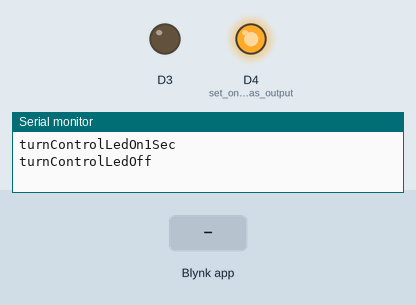
This sketch was run on a simulated ESP8266 (Wemos D1 mini). Parts: output pins drawn as LEDs (lit = HIGH), the last lines printed to the serial monitor. The test bench sets the inputs (shaded band). WiFi joins after 1.5 s; servers stay silent unless stated; network time is answered at once with the bench clock; the local clock reads 2024-03-15 10:24:30 at power-on unless the sketch sets it.

Above: at 3.1 s.
3.2 s: Blynk app writes 1 to V7
At 4.0 s:
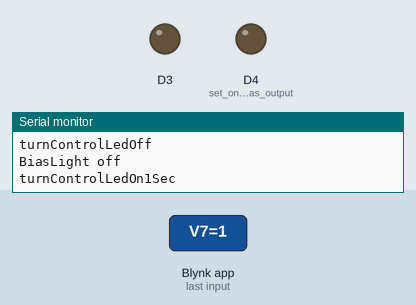
4.7 s: Blynk app writes 1 to V1
At 7.6 s:
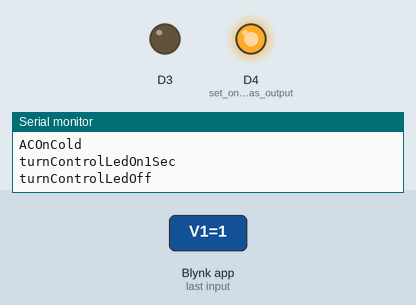
7.7 s: Blynk app writes 1 to V5
At 9.5 s:
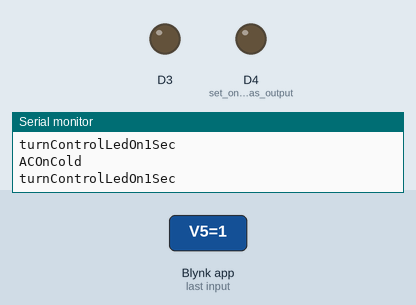
Timing chart, 0 to 11.3 s (numbered marks = the images above; inputs shaded):
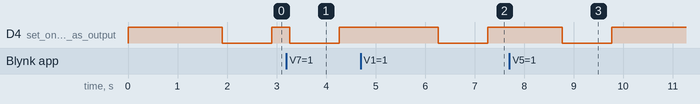

Measured:
- after the input at 3.2 s, D4 (set_onboard_LED_as_output): HIGH → LOW after 0.07 s, → HIGH 1.0 s later
- after the input at 4.7 s, D4 (set_onboard_LED_as_output): HIGH → LOW after 1.6 s, → HIGH 1.0 s later
- after the input at 7.7 s, D4 (set_onboard_LED_as_output): HIGH → LOW after 1.1 s, → HIGH 1.0 s later

The sketch:

BlynkWifiIRRemote.ino
```cpp
char auth[] = "";
char ssid[] = "";
char pass[] = "";
/*************************************************************
  Download latest Blynk library here:
    https://github.com/blynkkk/blynk-library/releases/latest

  Blynk is a platform with iOS and Android apps to control
  Arduino, Raspberry Pi and the likes over the Internet.
  You can easily build graphic interfaces for all your
  projects by simply dragging and dropping widgets.

    Downloads, docs, tutorials: http://www.blynk.cc
    Sketch generator:           http://examples.blynk.cc
    Blynk community:            http://community.blynk.cc
    Follow us:                  http://www.fb.com/blynkapp
                                http://twitter.com/blynk_app

  Blynk library is licensed under MIT license
 *************************************************************
  */

/* Comment this out to disable prints and save space */
#define BLYNK_PRINT Serial
//#define BLYNK_DEBUG
#define BLYNK_NO_BUILTIN   // Disable built-in analog & digital pin operations
#define BLYNK_NO_FLOAT     // Disable float operations
#define TIMEZONE_OFFSET 2

#include <IRremoteESP8266.h>
#include <IRsend.h>
#include <ESP8266WiFi.h>
#include <BlynkSimpleEsp8266.h> // don't use SSL on the wemos D1 mini since it's too weak
#include <NTPClient.h>
#include <WiFiUdp.h>
extern "C" {
  #include "user_interface.h"
}

WiFiUDP ntpUDP;
NTPClient timeClient(ntpUDP); // to get the real time
BlynkTimer timer;

IRsend irsend(D3);
int khz = 38;
uint16_t ACOnColdCode[] = {8936,4440,704,1576,716,480,656,536,660,1624,656,1624,656,1628,652,540,660,536,656,1624,660,1624,656,540,652,540,660,536,656,536,656,540,652,540,652,544,660,536,656,536,656,540,652,1628,652,1632,660,1620,660,536,656,536,656,540,652,544,660,532,656,1628,652,540,652,1632,652,540,660,536,656,1624,656,540,652,19836,656,536,656,540,652,540,652,544,660,532,688,508,684,508,684,512,680,516,688,504,688,508,684,508,684,512,680,1600,660,536,688,504,688,512,680,512,680,512,688,508,684,508,684,512,680,520,684,504,688,504,688,508,684,512,680,512,692,504,688,504,688,508,684,1596,684};
uint16_t ACOffCode[] = {8964,4412,660,1624,656,536,656,540,656,540,648,1632,660,1624,660,532,660,536,688,1592,688,1596,652,540,684,512,680,516,688,504,688,508,684,508,684,512,680,512,684,512,688,508,688,504,688,1596,684,1596,684,512,680,512,692,504,688,504,688,508,684,1596,688,508,684,1600,680,512,680,516,688,1592,688,508,684,19800,688,508,684,512,680,512,680,516,688,504,688,508,684,508,684,512,680,512,680,516,676,516,688,508,684,512,680,1600,684,512,680,512,688,508,684,508,688,508,684,508,684,512,680,516,688,504,688,508,684,508,684,512,680,516,688,504,688,508,684,508,684,512,680,512,680};
uint16_t ACOnHotCode[] = {};
uint16_t FanToggleCode[] = {1324,356,1304,376,440,1248,1272,408,1272,416,432,1260,440,1256,444,1252,492,1208,440,1256,440,1252,1280,6968,1272,404,1304,376,476,1212,1304,376,1304,384,468,1228,440,1256,444,1252,436,1260,440,1256,444,1252,1308,6920,1308,372,1300,380,468,1220,1300,380,1300,388,472,1220,468,1228,472,1224,476,1224,464,1232,468,1228,1300,6944,1308,368,1300,380,472,1216,1300,380,1300,388,472,1224,464,1232,468,1228,472,1224,468,1228,472,1224,1304,6952,1300,376,1300,380,472,1216,1300,380,1300,388,464,1228,472,1224,476,1220,468,1232,468,1228,472,1220,1308};
uint16_t BiasLightOn[] = {9150,4400, 600,550, 600,500, 600,550, 600,550, 600,500, 600,550, 600,500, 650,500, 600,1650, 550,1650, 600,1600, 600,1650, 600,550, 600,1600, 650,1550, 650,1600, 650,1550, 650,1600, 600,500, 650,500, 650,500, 600,500, 650,500, 600,500, 650,500, 650,500, 600,1600, 650,1550, 650,1600, 600,1600, 650,1600, 600,1600, 650};
uint16_t BiasLightOff[] = {9150,4400, 600,500, 600,550, 600,550, 600,500, 600,550, 600,500, 600,550, 600,550, 600,1600, 600,1650, 600,1600, 600,1600, 650,500, 650,1600, 600,1600, 650,1550, 650,500, 650,1550, 650,500, 650,500, 600,500, 650,500, 600,500, 650,500, 650,1600, 600,500, 650,1600, 600,1600, 650,1600, 600,1600, 650,1550, 650,1600, 650};

bool preventBiasLightToday = false;
int lastBiasLightTimerId = -1;

void SendIRCommand(uint16_t* IRCommandArray, uint16_t len){
  irsend.sendRaw(IRCommandArray, len / sizeof(IRCommandArray[0]), khz);
  // indicate on control led that a transmission is ongoing
  turnControlLedOn1Sec();
}

void sendLastCommandStringBack(String command, int timeout = 5000){
  Blynk.virtualWrite(V11, command);
  timer.setTimeout(timeout, [](){
    Blynk.virtualWrite(V11, "---");
  });
}

/// region bias light

void CheckTurnBiasLightOn(){
  timeClient.update();
  int currHour = (timeClient.getHours() + TIMEZONE_OFFSET) % 24;

  if(currHour > 6 && currHour < 22 && !preventBiasLightToday){
    SendIRCommand(BiasLightOn, sizeof(BiasLightOn));
  }
}

void preventBiasRelight(){
   preventBiasLightToday = false;
   lastBiasLightTimerId = -1;
}

void toggleBiasLight() {
  Serial.print("BiasLight");
  if(lastBiasLightTimerId >= 0){
    timer.deleteTimer(lastBiasLightTimerId);
  }
  if(preventBiasLightToday){
    Serial.println(" on");
    SendIRCommand(BiasLightOn, sizeof(BiasLightOn));
  }
  else{
    Serial.println(" off");
    lastBiasLightTimerId = timer.setTimeout(21600000, preventBiasRelight);
    SendIRCommand(BiasLightOff, sizeof(BiasLightOff));
  }
  preventBiasLightToday = !preventBiasLightToday;
  sendLastCommandStringBack("BiasLight toggle");
}

// BiasLight
BLYNK_WRITE(V7)
{
  int pinValue = param.asInt();
  if(pinValue == 1){
    toggleBiasLight();
  }
}

/// endregion bias light

// ACOnCold
BLYNK_WRITE(V1)
{
  int pinValue = param.asInt();
  if(pinValue == 1){
    //ACOnCold();
    timer.setTimer(500, ACOnCold, 3);
  }
}

// enter area
BLYNK_WRITE(V5)
{
  Serial.println("enter area");
  sendLastCommandStringBack("enter area");
  int pinValue = param.asInt();
  if(pinValue == 1){
    timer.setTimer(500, ACOnCold, 3);
    sendLastCommandStringBack("enter area", 600000);
  }
}

void ACOnCold(){  // todo to be refactored
  Serial.println("ACOnCold");
  SendIRCommand(ACOnColdCode, sizeof(ACOnColdCode));
  sendLastCommandStringBack("ACOnCold");
}

// ACOff
BLYNK_WRITE(V2)
{
  int pinValue = param.asInt();
  if(pinValue == 1){
    SendIRCommand(ACOffCode, sizeof(ACOffCode));
    Serial.println("ACOff");
    sendLastCommandStringBack("ACOff");
  }
}

// exit area
BLYNK_WRITE(V8)
{
  Serial.println("exit area");
  int pinValue = param.asInt();
  if(pinValue == 1){
    SendIRCommand(ACOffCode, sizeof(ACOffCode));
    Serial.println("ACOff");
    sendLastCommandStringBack("ACOff", 600000);
  }
}

// ACOnHot
BLYNK_WRITE(V3)
{
  int pinValue = param.asInt();
  if(pinValue == 1){
    SendIRCommand(ACOnHotCode, sizeof(ACOnHotCode));
    Serial.println("ACOnHot");
  }
}

// fanToggle
BLYNK_WRITE(V4)
{
  int pinValue = param.asInt();
  if(pinValue == 1){
    SendIRCommand(FanToggleCode, sizeof(FanToggleCode));
    Serial.println("fanToggle");
  }
}

// control led
BLYNK_WRITE(V0)
{
  int pinValue = param.asInt(); // assigning incoming value from pin V1 to a variable
  if(pinValue == 1){
//    turnControlLedOn1Sec();
    toggleControlLed();
  }
}

bool controlLedToggle = false;
void toggleControlLed(){
  if(controlLedToggle){
    turnControlLedOn1Sec();
    timer.setTimeout(1000L, turnControlLedOff);
  }
  else{
    turnControlLedOff();
  }
  controlLedToggle != controlLedToggle;
}

void turnControlLedOn1Sec(){
  Serial.println("turnControlLedOn1Sec");
  digitalWrite(LED_BUILTIN, LOW);
  timer.setTimeout(1000, turnControlLedOff);
}

void turnControlLedOff(){
  Serial.println("turnControlLedOff");
  digitalWrite(LED_BUILTIN, HIGH);
}

void setup()
{
  // Serial.println(ESP.getResetInfo());
  // Serial.println(ESP.getResetInfoPtr());
  pinMode(D3, OUTPUT);
  digitalWrite(D3, LOW);
  pinMode(BUILTIN_LED, OUTPUT);  	// set onboard LED as output
  digitalWrite(BUILTIN_LED, HIGH);	// led logic is inverted
  // Debug console
  Serial.begin(9600, SERIAL_8N1, SERIAL_TX_ONLY);

  Blynk.begin(auth, ssid, pass);
  // You can also specify server:
  //Blynk.begin(auth, ssid, pass, "blynk-cloud.com", 8442);
  //Blynk.begin(auth, ssid, pass, IPAddress(192,168,1,100), 8442);

  irsend.begin();

  // Force the ESP into client-only mode
  WiFi.mode(WIFI_STA);

  // Enable light sleep
  // wifi_set_sleep_type(LIGHT_SLEEP_T);

  timeClient.begin(); // to turn on the bias light in the morning automatically
  CheckTurnBiasLightOn();
  timer.setTimer(1800000, CheckTurnBiasLightOn, 1);

  // timer.setInterval(1000L, &debugFunc);
  // Blynk.syncAll();
}

void debugFunc(){
    Blynk.virtualWrite(V10, timer.getNumTimers());  // Displaying the # of active timers named "timer"
    Serial.print("getNumTimers: ");
    Serial.println(timer.getNumTimers());  // Printing the # of active timers named "timer"
    Serial.print("heap: ");
    Serial.println(ESP.getFreeHeap());
    Serial.print("resetInfo: ");
    Serial.println(ESP.getResetInfo());
    Serial.println("---");
}

void loop()
{
  Blynk.run();
  timer.run(); // Initiates BlynkTimer

}
```
